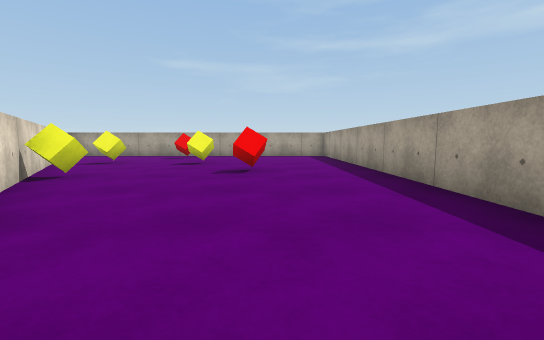
[1] (above)

17 first-person views from a walk through a 3-D level made in the Unity game engine. The camera is 0.62 m above the floor, tilts 6° down and sees 90° across. The floor is counted in squares, 1 m on a side. Each view is taken from the middle of a square. On the plan, view 1 faces up. The plan holds only what a view shows up to about 9 squares ahead; the rest is blank. The player character is not drawn. Surface patterns are stand-ins for the level's own textures.

[2]
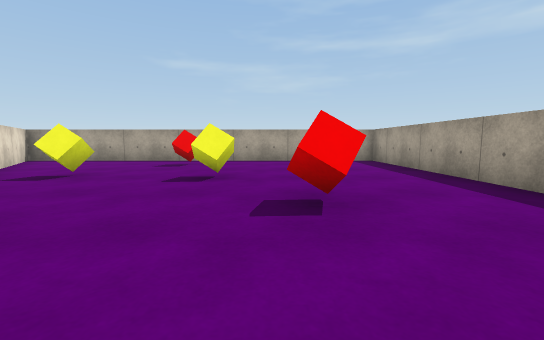

[3]
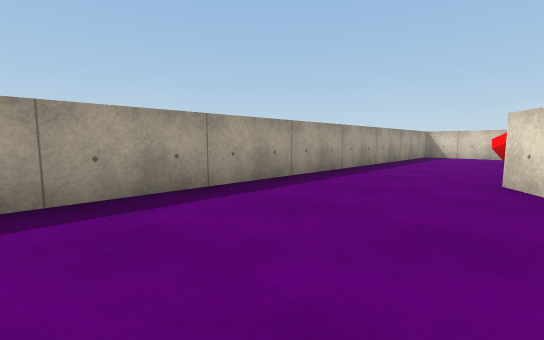

[4]
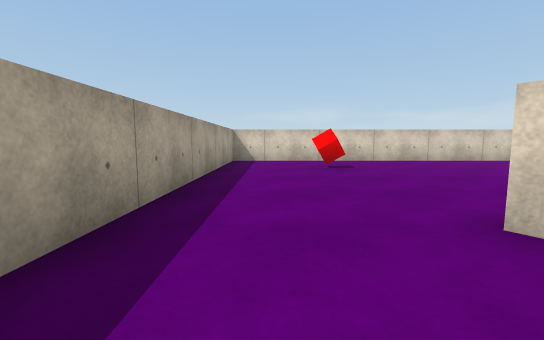

[5]
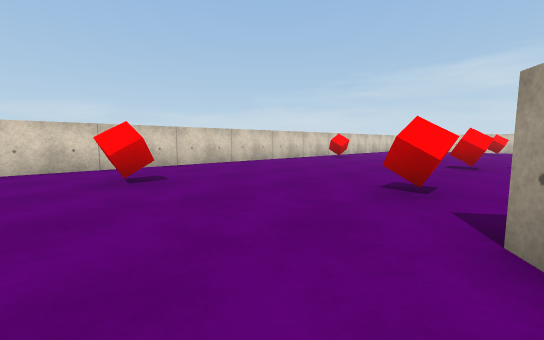

[6]
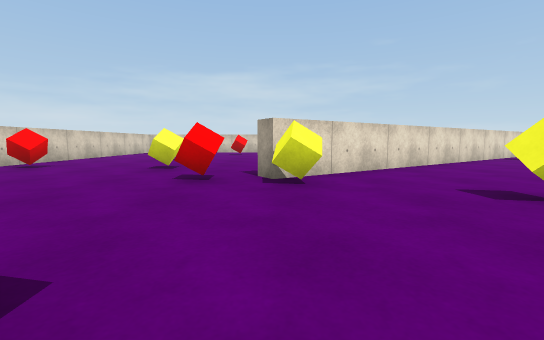

[7]
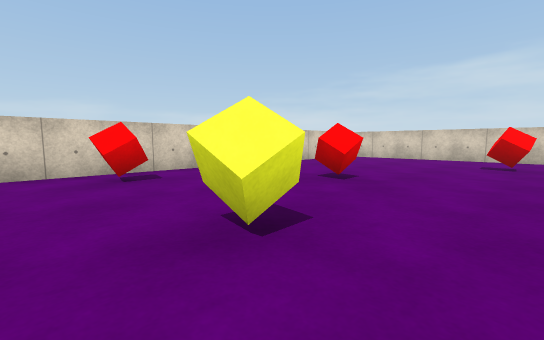

[8]
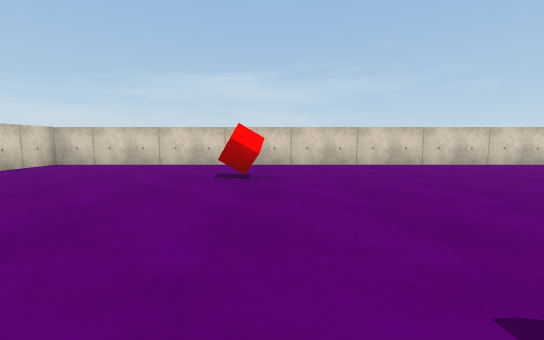

[9]
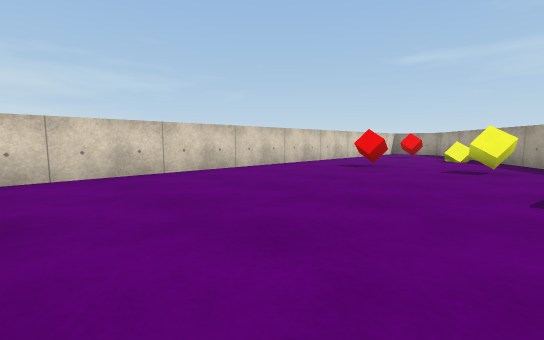

[10]
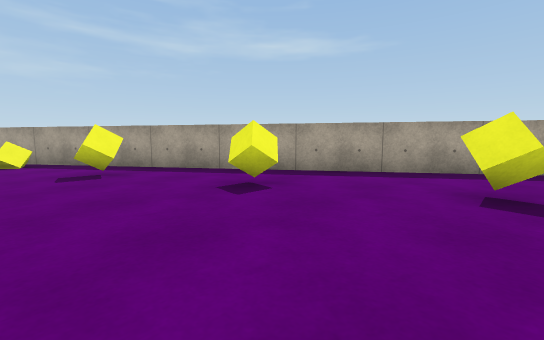

[11]
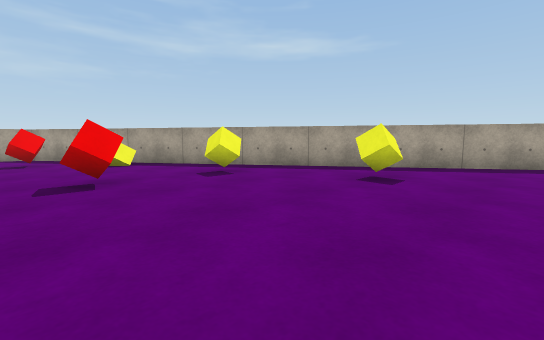

[12]
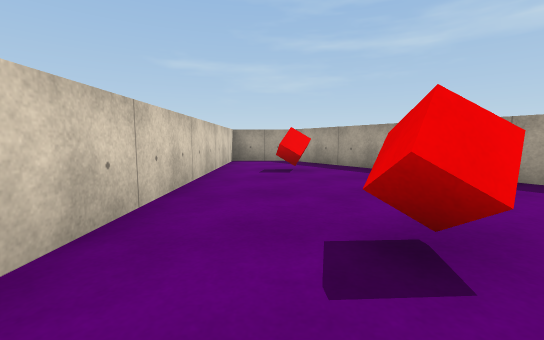

[13]
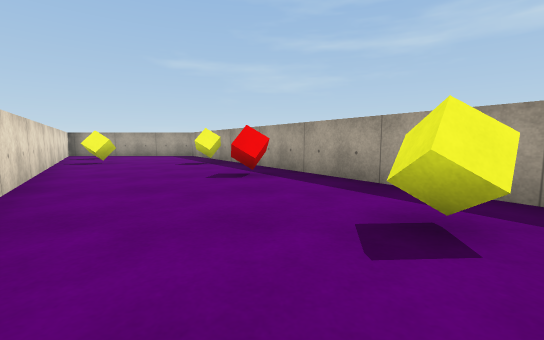

[14]
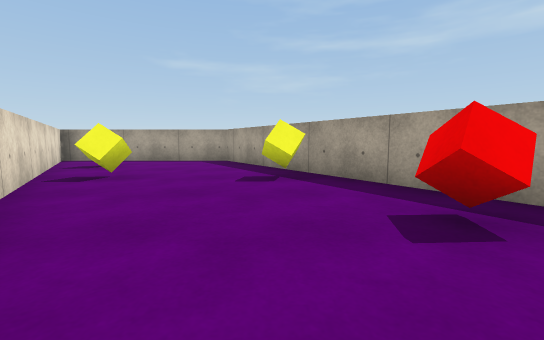

[15]
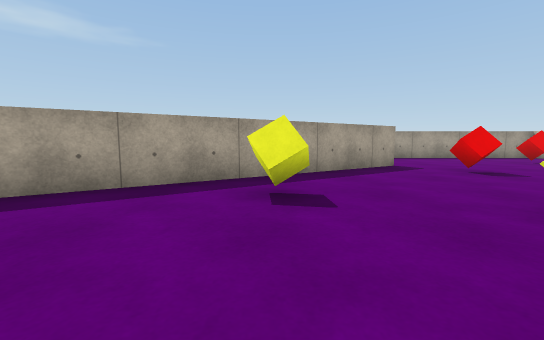

[16]
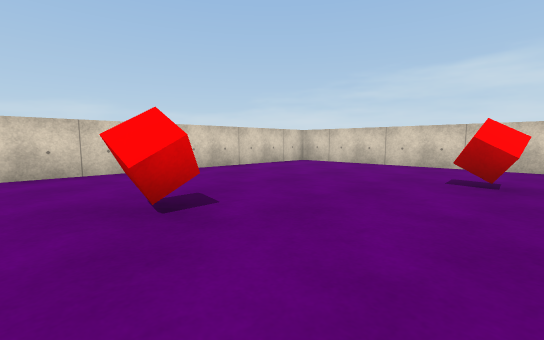

[17]
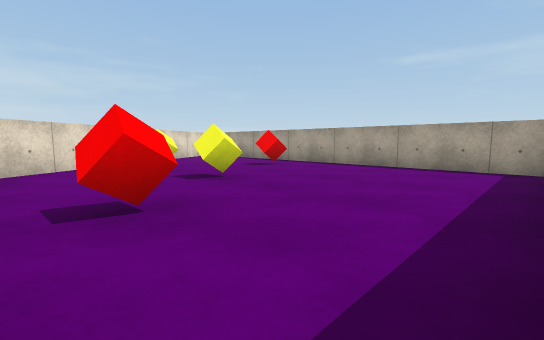

### Floor plan
Points are (right, up) in squares from view 1. A wall is a line through its corners. A room is listed if a view was taken in it or the views show most of it. See-through windows are left out.
Room 1 (views 1, 2, 3, 4, 5, 6, 7, 8, 9, 10, 11, 12, 13, 14, 15, 16, 17)
walls: (-7, -1) (-15.2, 11.5); (-5.6, 6.8) (-3.3, 3.2); (-1.1, -0.1) (-0.6, -0.9) (-1, -1.1) (-9.4, 11.8) (-14.8, 11.8) (-6.4, -1) (-6.9, -1.3); (-15.5, 11.8) (-17.2, 11.8) (-17.2, -7.7) (2.2, -7.7) (2.2, 11.8) (-8.9, 11.8) (-7.1, 9.1)
objects: red cube (-16, 9); red cube (-15, -2); red cube (-15, 5); yellow cube (-14, 8); yellow cube (-13, 5); red cube (-11, -4); yellow cube (-11, 2); yellow cube (-11, 8); yellow cube (-10, -1); red cube (-8, -7); yellow cube (-8, -3); yellow cube (-8, 8); red cube (-6, -2); yellow cube (-6, -1); red cube (-6, 5); yellow cube (-5, 2); yellow cube (-5, 8); yellow cube (-4, 5); red cube (-3, -2); red cube (-3, 10); yellow cube (-2, 8); red cube (0, -5); red cube (0, 6)

Where each view was taken, in squares from view 1:
view 1: 0 up, 0 right, facing up
view 2: 3 up, 1 left, facing up
view 3: 4 up, 1 left, facing down-right
view 4: 1 up, 1 right, facing down
view 5: 1 down, 1 right, facing down-left
view 6: 1 down, 2 left, facing left
view 7: 2 down, 7 left, facing down-left
view 8: 2 down, 10 left, facing left
view 9: 2 down, 12 left, facing up-left
view 10: 1 down, 14 left, facing up-right
view 11: 0 up, 16 left, facing up-right
view 12: 3 up, 16 left, facing up
view 13: 0 up, 6 left, facing up
view 14: 3 up, 8 left, facing up
view 15: 2 up, 8 left, facing right
view 16: 2 down, 10 left, facing down-left
view 17: 5 up, 2 right, facing up-left
